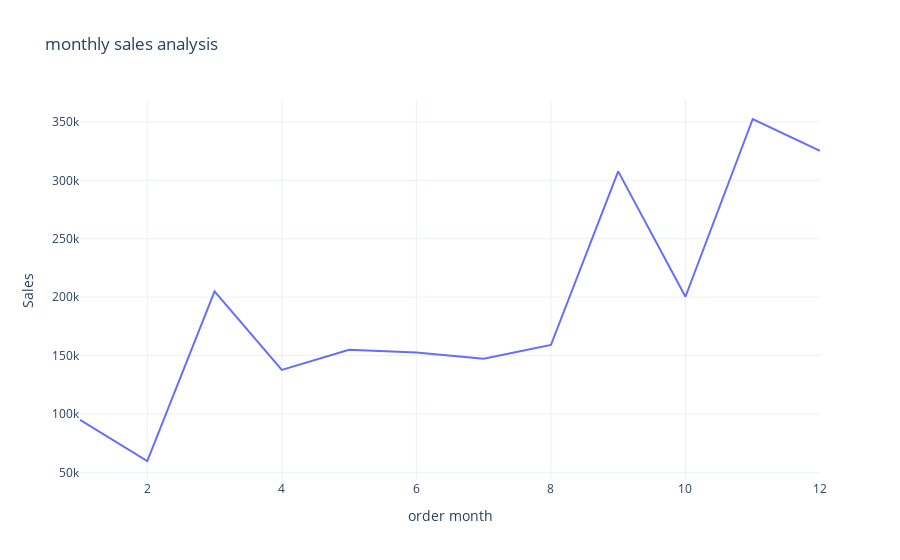

The code cell stored with this chart in its notebook:
### Markdown cell above
### monthly sales analysis

### Code cell
sales_by_month= df.groupby('order month')['Sales'].sum().reset_index()
fig = px.line(sales_by_month,x ='order month', y ='Sales',
                        title='monthly sales analysis')
fig.show()

### Figure 1 — Plotly figure (JSON) as saved in the notebook; plotly's stock layout.template omitted (floating-point values rounded to 4 significant figures)
{"data": [{"hovertemplate": "order month=%{x}<br>Sales=%{y}<extra></extra>", "legendgroup": "", "line": {"color": "#636efa", "dash": "solid"}, "marker": {"symbol": "circle"}, "mode": "lines", "name": "", "orientation": "v", "showlegend": false, "type": "scatter", "x": [1, 2, 3, 4, 5, 6, 7, 8, 9, 10, 11, 12], "xaxis": "x", "y": [94920.0, 59750.0, 205000.0, 137800.0, 155000.0, 152700.0, 147200.0, 159000.0, 307600.0, 200300.0, 352500.0, 325300.0], "yaxis": "y"}], "layout": {"legend": {"tracegroupgap": 0}, "title": {"text": "monthly sales analysis"}, "xaxis": {"anchor": "y", "domain": [0, 1], "title": {"text": "order month"}}, "yaxis": {"anchor": "x", "domain": [0, 1], "title": {"text": "Sales"}}}}
